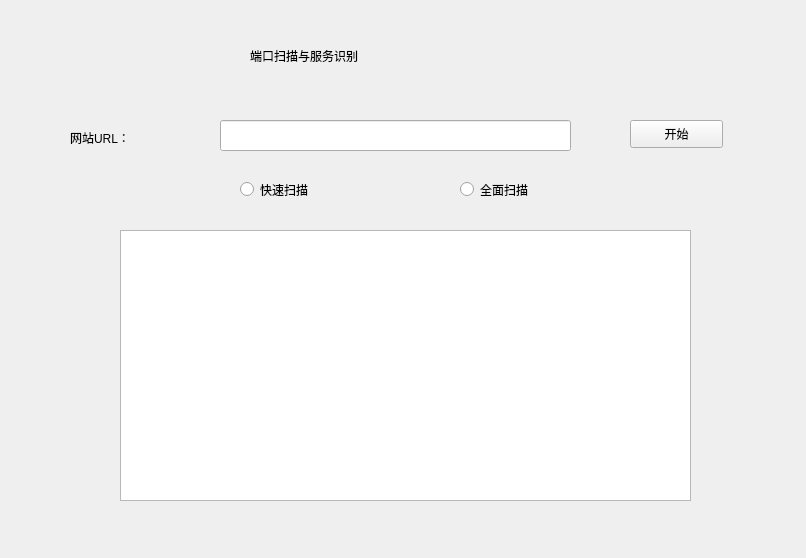
<?xml version="1.0" encoding="UTF-8"?>
<ui version="4.0">
 <class>Info_ports</class>
 <widget class="QWidget" name="Info_ports">
  <property name="geometry">
   <rect>
    <x>0</x>
    <y>0</y>
    <width>806</width>
    <height>558</height>
   </rect>
  </property>
  <property name="windowTitle">
   <string>Info-ports</string>
  </property>
  <property name="windowIcon">
   <iconset>
    <normaloff>C:/Users/23584/Pictures/lovewallpaper/PK2.png</normaloff>C:/Users/23584/Pictures/lovewallpaper/PK2.png</iconset>
  </property>
  <widget class="QLabel" name="label">
   <property name="geometry">
    <rect>
     <x>250</x>
     <y>10</y>
     <width>351</width>
     <height>91</height>
    </rect>
   </property>
   <property name="styleSheet">
    <string notr="true">font: 22pt &quot;楷体&quot;;</string>
   </property>
   <property name="text">
    <string>端口扫描与服务识别</string>
   </property>
  </widget>
  <widget class="QLabel" name="label_2">
   <property name="geometry">
    <rect>
     <x>70</x>
     <y>130</y>
     <width>72</width>
     <height>15</height>
    </rect>
   </property>
   <property name="text">
    <string>网站URL：</string>
   </property>
  </widget>
  <widget class="QLineEdit" name="lineEdit">
   <property name="geometry">
    <rect>
     <x>220</x>
     <y>120</y>
     <width>351</width>
     <height>31</height>
    </rect>
   </property>
  </widget>
  <widget class="QPushButton" name="pushButton">
   <property name="geometry">
    <rect>
     <x>630</x>
     <y>120</y>
     <width>93</width>
     <height>28</height>
    </rect>
   </property>
   <property name="text">
    <string>开始</string>
   </property>
  </widget>
  <widget class="QTextEdit" name="textEdit">
   <property name="geometry">
    <rect>
     <x>120</x>
     <y>230</y>
     <width>571</width>
     <height>271</height>
    </rect>
   </property>
  </widget>
  <widget class="QRadioButton" name="radioButton">
   <property name="geometry">
    <rect>
     <x>240</x>
     <y>180</y>
     <width>115</width>
     <height>19</height>
    </rect>
   </property>
   <property name="text">
    <string>快速扫描</string>
   </property>
  </widget>
  <widget class="QRadioButton" name="radioButton_2">
   <property name="geometry">
    <rect>
     <x>460</x>
     <y>180</y>
     <width>115</width>
     <height>19</height>
    </rect>
   </property>
   <property name="text">
    <string>全面扫描</string>
   </property>
  </widget>
 </widget>
 <resources/>
 <connections/>
</ui>
